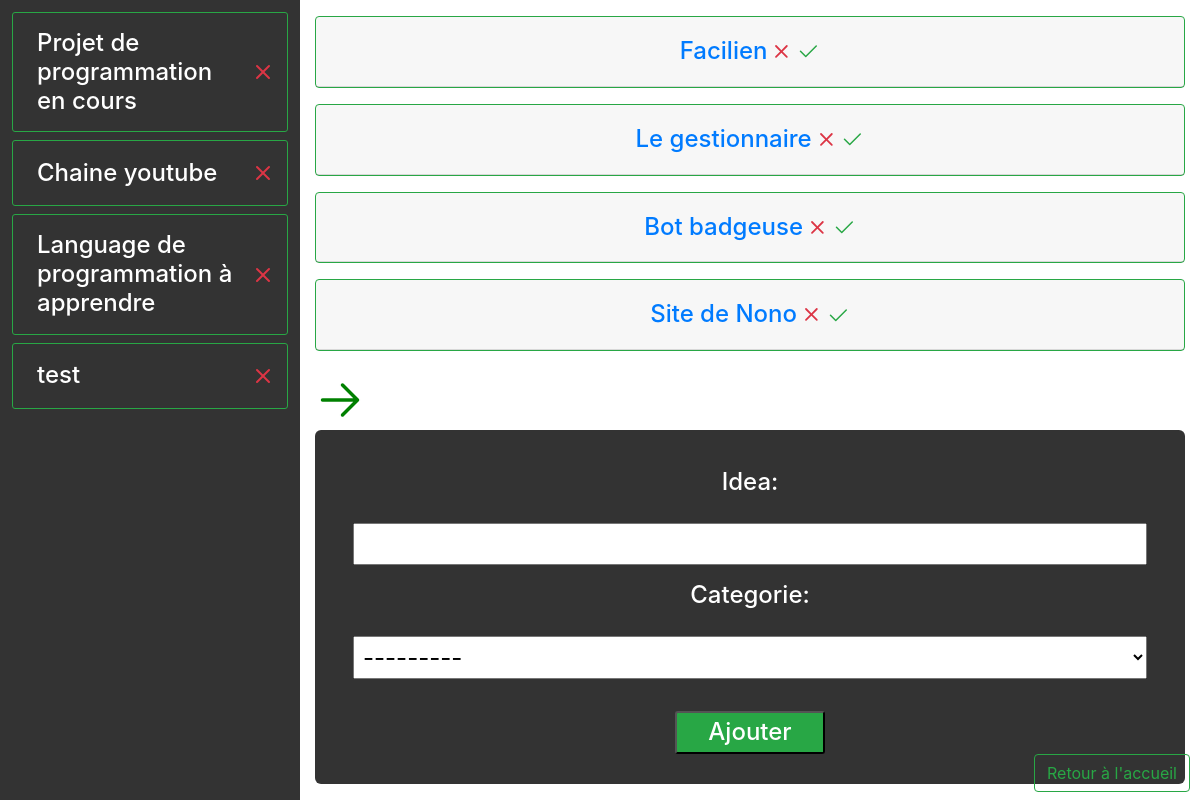
/gestionnaire/edit/263, run on the app's committed database.
### Le_gestionnaire_app/models.py (models this page shows, shortened)
class main_idea_model(models.Model):
    idea = models.CharField(max_length=50)
    date = models.DateTimeField(default=timezone.now)
    def __str__(self):
        return self.idea

class second_idea_model(models.Model):
    idea = models.CharField(max_length=100)
    date = models.DateTimeField(default=timezone.now)
    categorie = models.ForeignKey('main_idea_model', null=True, on_delete=models.CASCADE)

### Le_gestionnaire_app/views.py (the view)
# urls.py: path("edit/<int:id>", views.main_ideaEdit_view, name="getionnaireEdit"),
def main_ideaEdit_view(request, id):
    main_ideas = main_idea_model.objects.all()
    main_idea = main_idea_model.objects.get(id=id)
    second_ideas = second_idea_model.objects.filter(categorie__idea=main_idea.idea)
    second_form = second_idea_form(request.POST)
    if second_form.is_valid():
        second_form.save()
    return render (request, 'Le_gestionnaire_app/Le_gestionnaire_second.html', {'main_ideas':main_ideas, 'main_idea':main_idea, 'second_ideas':second_ideas, 'second_form':second_form})

### Le_gestionnaire_app/forms.py
class second_idea_form(forms.ModelForm):
    class Meta:
        model = second_idea_model
        fields = ('idea','categorie',)

### Le_gestionnaire_app/templates/Le_gestionnaire_app/Le_gestionnaire_second.html (shortened to what this page needs)
<!doctype html>
<html lang="fr">
  <head>
    <link rel="stylesheet" href="https://stackpath.bootstrapcdn.com/bootstrap/4.5.2/css/bootstrap.min.css">
    {% load static %}
    <link rel="stylesheet" href="{% static 'Le_gestionnaire_app/Le_gestionnaireC.css'%}"/>
  </head>
  <body>
    <a class="retour mb-2" href="{% url 'getionnaire' %}"><button type="button" class="btn btn-outline-success">Retour à l'accueil</button></a>
    <div class="projetVie__fleche position-absolute" >
    </div>
    <div class="container-fluid ">
      <div class="row">
        <div class="col-3 w-100 p-2 blockMainIdea">
          <ul class="nav">
            {% for main_idea in main_ideas %}
              <li class="nav-item d-flex justify-content-between align-items-center w-100 m-1 p-2 border border-success      blockMainIdea__nav__item">
                <a class="nav-link h4 m-0 pr-0 text-white" href="{% url 'getionnaireEdit' main_idea.id %}">{{main_idea.idea}}</a>
                <a id="{{main_idea.id}}" class="nav-link d-flex justify-content-center align-items-center px-0      blockMainIdea__nav__item__buttonCroix" href="#">
                </a>
              </li>
            {% empty %}
            <a class="nav-link h3 text-white">Aucune idée</a>
            {% endfor %}
          </ul>
        </div>
        <div class="col-9 d-flex flex-column justify-content-between      containerCard__secondIdeaForm">
          <div class="d-flex flex-wrap justify-content-between      containerCard__secondIdea">
            {% for second_idea in second_ideas %}
              <div class="card w-100 mt-3 border-success">
                <div class="card-header d-flex justify-content-center align-items-center text-center">
                  <a class="h4 m-0" href="{% url 'getionnaireEditSousIdee' second_idea.id %}">{{second_idea.idea}}</a>
                  <a id="{{second_idea.id}}" class="secondIdea__buttonCroix nav-link px-0" href="#">
                  </a>
                  <a class="nav-link px-0" href="{% url 'second_programme_url' second_idea.id %}">
                    <svg width="1.5em" height="1.5em" viewBox="0 0 16 16" class="bi bi-check2" fill="#28a745" xmlns="http://www.w3.org/2000/svg">
                      <path fill-rule="evenodd" d="M13.854 3.646a.5.5 0 0 1 0 .708l-7 7a.5.5 0 0 1-.708 0l-3.5-3.5a.5.5 0 1 1 .708-.708L6.5 10.293l6.646-6.647a.5.5 0 0 1 .708 0z"/>
                    </svg>
                  </a>
                </div>
              </div>
            {% endfor %}
          </div>
          <form action="{% url 'getionnaireEdit' main_idea.id %}" method="post" class="d-flex flex-column w-100 my-3">
            <a class="form__text h4 p-2">{{second_form.as_p}}</a>
            <input type="submit" value="Ajouter" class="form__buttonSubmit h4 bg-success text-white"/>
          </form>
        </div>
      </div>
      <div class="row">
        <div class="col-12 position-absolute w-100 h-100 projetVie__page flex-column d-flex justify-content-center align-items-center">
          <div class="projetVie__page__cardBlock d-flex flex-wrap justify-content-center align-items-center">
            <div class="card m-2 text-center" style="width: 18rem;">
              <div class="card-body">
                <svg width="5em" height="5em" viewBox="0 0 16 16" class="bi bi-person-fill" fill="green" xmlns="http://www.w3.org/2000/svg">
                  <path fill-rule="evenodd" d="M3 14s-1 0-1-1 1-4 6-4 6 3 6 4-1 1-1 1H3zm5-6a3 3 0 1 0 0-6 3 3 0 0 0 0 6z"/>
                </svg>
                <p class="card-text h2">Projet perso</p>
              </div>
            </div>
          </div>
        </div>
      </div>
    </div>
</body>
</html>

### Le_gestionnaire_app/static/Le_gestionnaire_app/Le_gestionnaireC.css (style rules this page uses)
body { background-image: url("https://cdn.pixabay.com/photo/2016/11/19/22/52/coding-1841550_960_720.jpg"); background-repeat: no-repeat; background-size: cover; width: 100%; height: 100vh; }
.retour { position: absolute; bottom: 0; right: 10px; z-index: 1; }
.nav-item { display: flex; }
a p { display: flex; flex-direction: column; text-align: center; color: #FFF; }
.projetVie__fleche { top: 50%; transform: translateY(-50%); left: 25%; cursor: pointer; z-index: 5; animation: projetVie__fleche 1s infinite; }
.projetVie__page { top: 0; left: -75%; background-color: transparent; transition: left 1s, background-color 1s; z-index: 4; }
.projetVie__page > svg { position: absolute; right: 10px; top:10px; fill: transparent; cursor: pointer; transition: fill 1s; }
.projetVie__page__cardBlock .card { background-color: transparent !important; color: transparent; border: 1px solid transparent; cursor: pointer; transition: color 1s, transform .3s, border 1s; }
.projetVie__page__cardBlock .card svg { fill: transparent; transition: fill 1s; }
.blockMainIdea { height: 100vh; overflow-y: scroll; background: rgba(0,0,0,.8); z-index: 5; }
.blockMainIdea__nav__item { border-radius: 3px; }
form { padding: 30px; background-color: rgba(0,0,0,.8); border-radius: 6px; position: relative; bottom: 0; margin: auto; }
.form__text p input { padding: 5px; margin-top: 18px; }
.form__text p select { padding: 5px; margin-top: 18px; }
.form__buttonSubmit { border-radius: 3px; padding: 5px; width: 150px; margin: auto; }
.containerCard__secondIdeaForm { height: 100vh; }
.containerCard__secondIdea { overflow-y: scroll; }

### data on the page
main_idea_model: idea "Projet de programmation en cours"
main_idea_model: idea "Chaine youtube"
main_idea_model: idea "Language de programmation à apprendre"
main_idea_model: idea "test"
second_idea_model: idea "Facilien"
second_idea_model: idea "Le gestionnaire"
second_idea_model: idea "Bot badgeuse"
second_idea_model: idea "Site de Nono"
